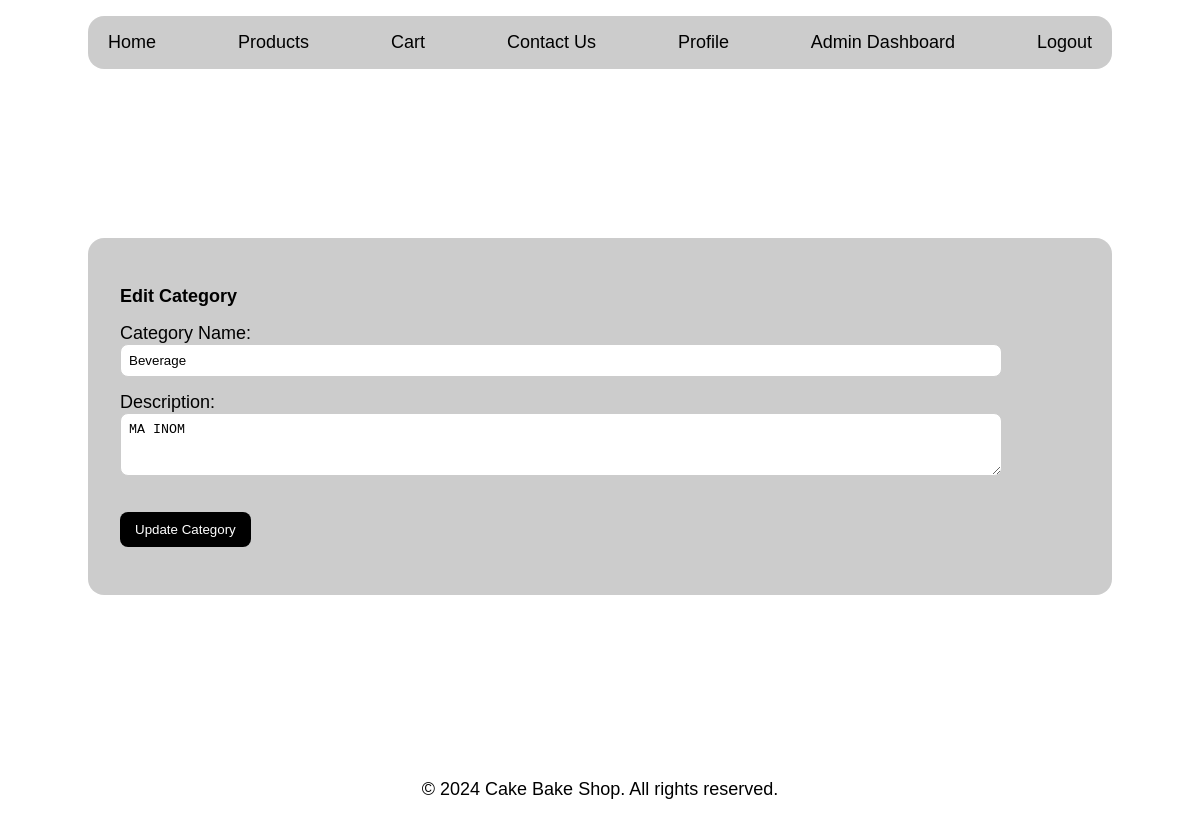
Page /edit_category.php?id=4 (signed in) on the earlier database version.
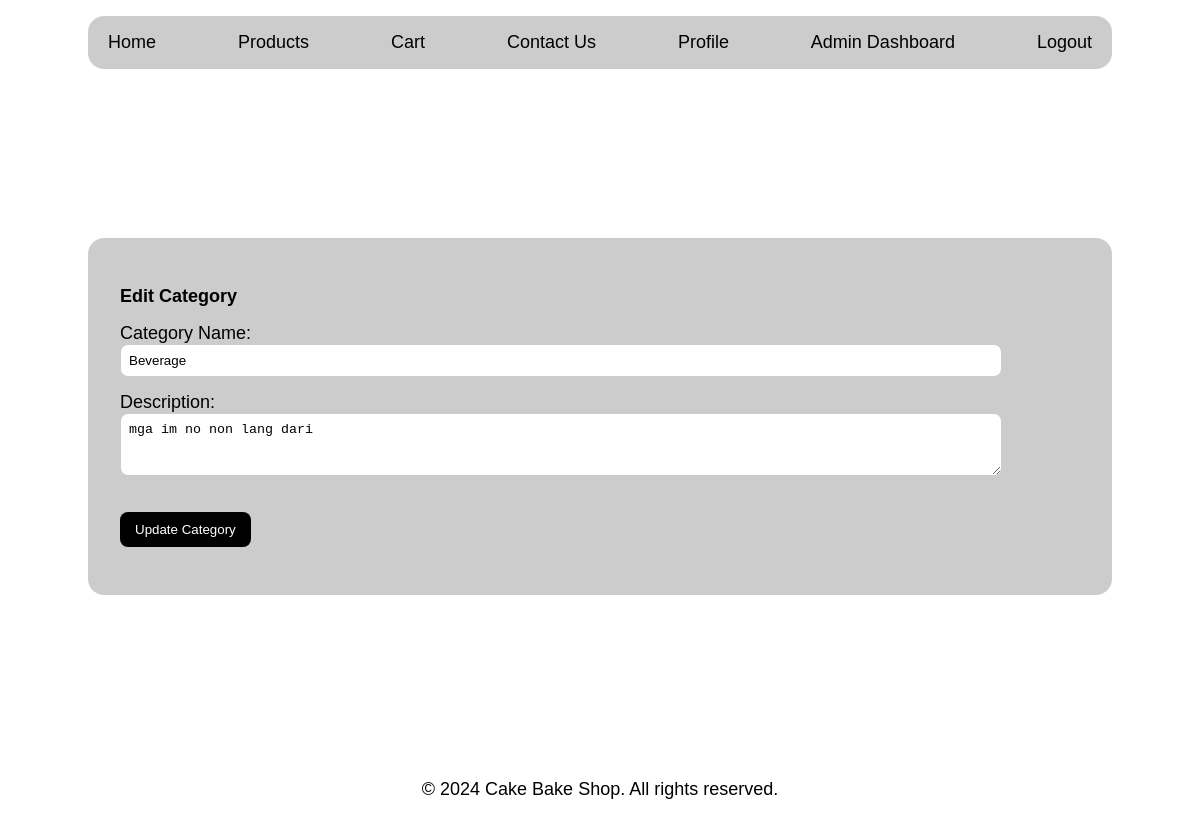
Same page on the later database version.
### tables this page shows
CREATE TABLE IF NOT EXISTS `categories` (
  `id` int NOT NULL AUTO_INCREMENT,
  `name` varchar(100) NOT NULL,
  `description` text,
  PRIMARY KEY (`id`)
);

### app/classes/Category.php (called while the page is built, shortened)
<?php
require_once 'Database.php';
class Category {
    private $conn;
    private $table = 'categories';
    public function __construct() {
        $database = new Database();
        $this->conn = $database->getConnection();
    }
    public function getCategoryById($id) {
        $query = "SELECT * FROM " . $this->table . " WHERE id = :id LIMIT 1";
        $stmt = $this->conn->prepare($query);
        $stmt->bindParam(':id', $id);
        $stmt->execute();
        return $stmt->fetch(PDO::FETCH_ASSOC);
    }
}
?>

### app/classes/Database.php (called while the page is built, shortened)
<?php
class Database {
    private $host = 'localhost';
    private $db_name = 'inventory_management_system';
    private $username = 'root';
    private $password = '';
    public function getConnection() {
        $this->conn = null;
        try {
            $this->conn = new PDO("mysql:host={$this->host};dbname={$this->db_name}", $this->username, $this->password);
            $this->conn->setAttribute(PDO::ATTR_ERRMODE, PDO::ERRMODE_EXCEPTION);
        } catch (PDOException $exception) {
            echo "Connection error: " . $exception->getMessage();
        }
        return $this->conn;
    }
}
?>

### public/edit_category.php (the view, shortened to what this page needs)
<?php include '../templates/header.php'; ?>
<?php include '../templates/navbar.php'; ?>
<?php
require_once '../app/classes/Category.php';
$category = new Category();
$categoryId = $_GET['id'];
$categoryDetails = $category->getCategoryById($categoryId);
?>
<div class="container">
    <h2>Edit Category</h2>
    <form action="" method="POST">
        <div class="form-group">
            <label for="category_name">Category Name:</label>
            <input type="text" id="category_name" name="category_name" value="<?php echo htmlspecialchars($categoryDetails['name']); ?>" required>
        </div>
        <div class="form-group">
            <label for="description">Description:</label>
            <textarea id="description" name="description" rows="3" required><?php echo htmlspecialchars($categoryDetails['description']); ?></textarea>
        </div>
        <button type="submit" class="btn-primary">Update Category</button>
    </form>
</div>
<?php include '../templates/footer.php'; ?>

Differences in the rows shown:
changed categories "Beverage": description "MA INOM" → "mga im no non lang dari"
